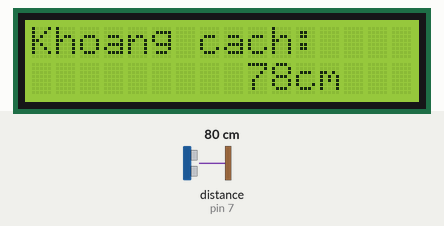
Bench run of a sketch on a simulated Arduino Uno, built with avr-gcc and run on an emulated ATmega328P. Shown: 16×2 character LCD. Wiring (inferred from the names in the program): ultrasonic range finder: trigger pin 8; echo pin 7. Inputs (shaded band) come from the test bench; at power-on: distance to the obstacle (sensor on pin 7) 80 cm. The echo pulse lasts 58.3 µs per cm; what the sketch prints to the serial monitor is not drawn.

Above: at 1.2 s.
1.3 s: distance to the obstacle (sensor on pin 7) set to 18 cm
At 1.8 s:
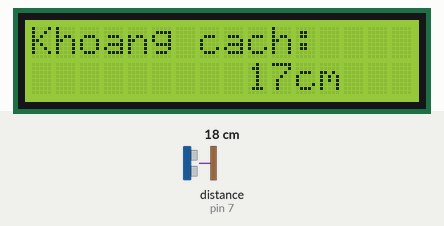
2.8 s: distance to the obstacle (sensor on pin 7) set to 103 cm
At 4.1 s:
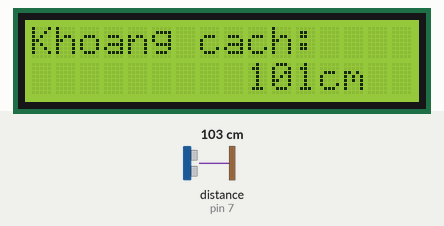
4.4 s: distance to the obstacle (sensor on pin 7) set to 250 cm
At 5.3 s:
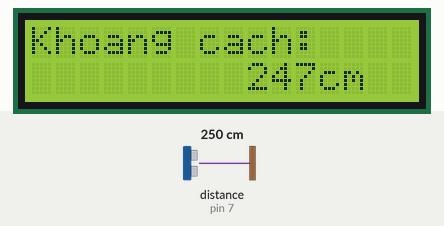
6.0 s: distance to the obstacle (sensor on pin 7) set to 2 cm
At 7.5 s:
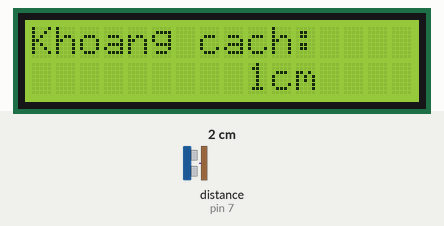
Timing chart, 0 to 8.6 s (numbered marks = the images above; inputs shaded):
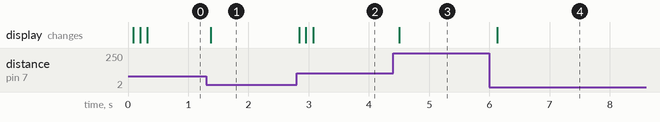

Measured:
- after the input at 1.3 s, the display: changes after 0.07 s (image 1)
- after the input at 2.8 s, the display: changes at once (image 2)
- after the input at 4.4 s, the display: changes after 0.10 s (image 3)
- after the input at 6.0 s, the display: changes after 0.13 s (image 4)

The sketch:

Cm_bien_Sieu_am_do_Khoang_cach.ino
```cpp
const int trig=8;
const int echo=7;
unsigned long thoigian;
int khoangcach;

#include <Wire.h>
#include <LiquidCrystal_I2C.h>
LiquidCrystal_I2C lcd(0x27, 16, 2);

// sda a4

void setup() {
 Serial.begin(9600);
 pinMode(trig,OUTPUT);
 pinMode(echo,INPUT);

 lcd.init();
lcd.backlight();

lcd.setCursor(0,0);
 lcd.print("Khoang cach: ");


}

void loop() {
  digitalWrite(trig,0);
  delayMicroseconds(2);
   digitalWrite(trig,1);
delayMicroseconds(10);
   digitalWrite(trig,0);

thoigian = pulseIn(echo, HIGH);

khoangcach= int (thoigian /2/29.412); // thuật toán
// thời gian/2 lấy thời gian 1 chiều
// chia cho 29.412 là thuật toán đổi từ thời gian(microsecond) sang khoảng cách (cm)

// in ra lcd
if(khoangcach>=0&&khoangcach<=9){
lcd.setCursor(9,1);
 lcd.print(khoangcach);
 lcd.setCursor(10,1);
  lcd.print("cm     ");
  delay(100);}
else if(khoangcach>=10&&khoangcach<=99){
 lcd.setCursor(9,1);
 lcd.print(khoangcach);
 lcd.setCursor(11,1);
  lcd.print("cm      ");
  delay(100); }
else if(khoangcach>=100&&khoangcach<=999){
   lcd.setCursor(9,1);
 lcd.print(khoangcach);
 lcd.setCursor(12,1);
  lcd.print("cm     ");
  delay(100);
}
else if(khoangcach>=1000&&khoangcach<=9999){
   lcd.setCursor(9,1);
 lcd.print(khoangcach);
 lcd.setCursor(13,1);
  lcd.print("cm");
  delay(100);
}

// inm ra serial
Serial.print("khoảng cách là: ");
Serial.print(khoangcach);
Serial.println("cm");


}
```
